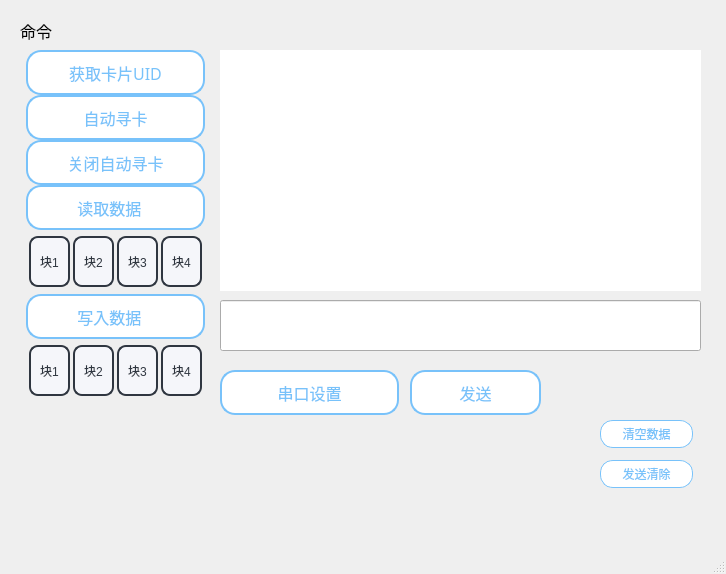
<?xml version="1.0" encoding="UTF-8"?>
<ui version="4.0">
 <class>MainWindow</class>
 <widget class="QMainWindow" name="MainWindow">
  <property name="geometry">
   <rect>
    <x>0</x>
    <y>0</y>
    <width>726</width>
    <height>574</height>
   </rect>
  </property>
  <property name="windowTitle">
   <string>MainWindow</string>
  </property>
  <property name="styleSheet">
   <string notr="true"/>
  </property>
  <property name="iconSize">
   <size>
    <width>24</width>
    <height>24</height>
   </size>
  </property>
  <widget class="QWidget" name="centralwidget">
   <widget class="QLineEdit" name="lineEdit">
    <property name="geometry">
     <rect>
      <x>220</x>
      <y>300</y>
      <width>481</width>
      <height>51</height>
     </rect>
    </property>
    <property name="font">
     <font>
      <family>A-OTF Ryumin Pr5 B-KL</family>
      <pointsize>12</pointsize>
      <weight>75</weight>
      <bold>true</bold>
     </font>
    </property>
    <property name="styleSheet">
     <string notr="true"/>
    </property>
    <property name="text">
     <string/>
    </property>
   </widget>
   <widget class="QTextEdit" name="textEdit">
    <property name="geometry">
     <rect>
      <x>220</x>
      <y>50</y>
      <width>481</width>
      <height>241</height>
     </rect>
    </property>
    <property name="styleSheet">
     <string notr="true"> border-radius: 30px;
</string>
    </property>
   </widget>
   <widget class="QScrollArea" name="scrollArea">
    <property name="geometry">
     <rect>
      <x>20</x>
      <y>50</y>
      <width>191</width>
      <height>371</height>
     </rect>
    </property>
    <property name="styleSheet">
     <string notr="true"> border-radius: 30px;</string>
    </property>
    <property name="verticalScrollBarPolicy">
     <enum>Qt::ScrollBarAsNeeded</enum>
    </property>
    <property name="widgetResizable">
     <bool>true</bool>
    </property>
    <property name="alignment">
     <set>Qt::AlignHCenter|Qt::AlignTop</set>
    </property>
    <widget class="QWidget" name="scrollAreaWidgetContents">
     <property name="geometry">
      <rect>
       <x>0</x>
       <y>0</y>
       <width>191</width>
       <height>371</height>
      </rect>
     </property>
     <layout class="QVBoxLayout" name="verticalLayout_3" stretch="1,1,1,1,1,1,1">
      <property name="spacing">
       <number>0</number>
      </property>
      <property name="sizeConstraint">
       <enum>QLayout::SetFixedSize</enum>
      </property>
      <property name="leftMargin">
       <number>0</number>
      </property>
      <property name="topMargin">
       <number>0</number>
      </property>
      <property name="rightMargin">
       <number>0</number>
      </property>
      <property name="bottomMargin">
       <number>0</number>
      </property>
      <item>
       <widget class="QPushButton" name="pushButton_UID">
        <property name="minimumSize">
         <size>
          <width>179</width>
          <height>45</height>
         </size>
        </property>
        <property name="maximumSize">
         <size>
          <width>179</width>
          <height>45</height>
         </size>
        </property>
        <property name="font">
         <font>
          <family>微软雅黑 Light</family>
          <pointsize>12</pointsize>
         </font>
        </property>
        <property name="cursor">
         <cursorShape>PointingHandCursor</cursorShape>
        </property>
        <property name="toolTip">
         <string>&lt;html&gt;&lt;head/&gt;&lt;body&gt;&lt;p&gt;AA 01 01&lt;/p&gt;&lt;/body&gt;&lt;/html&gt;</string>
        </property>
        <property name="styleSheet">
         <string notr="true"> QPushButton
{
    color: #78c2fa;
    background-color: #FFFFFF;
    border-color: #78c2fa;
    border-radius: 15px;
    border-style: solid;
    border-width: 2px;
    padding: 5px;
}
QPushButton::hover
{	
    color: #FFFFFF;
    background-color: #78c2fa;
    border-color: #78c2fa;
}
QPushButton::pressed,QPushButton::checked
{
    color: #FFFFFF;
    background-color: qlineargradient(spread:pad, x1:0, y1:0, x2:0, y2:1, stop:0 #78c2fa, stop:1 #006c94);
}</string>
        </property>
        <property name="text">
         <string>获取卡片UID</string>
        </property>
       </widget>
      </item>
      <item>
       <widget class="QPushButton" name="pushButton_autoFind">
        <property name="minimumSize">
         <size>
          <width>179</width>
          <height>45</height>
         </size>
        </property>
        <property name="maximumSize">
         <size>
          <width>179</width>
          <height>45</height>
         </size>
        </property>
        <property name="font">
         <font>
          <family>微软雅黑 Light</family>
          <pointsize>12</pointsize>
         </font>
        </property>
        <property name="cursor">
         <cursorShape>PointingHandCursor</cursorShape>
        </property>
        <property name="toolTip">
         <string>&lt;html&gt;&lt;head/&gt;&lt;body&gt;&lt;p&gt;AA 04 95 FF 14 02&lt;/p&gt;&lt;/body&gt;&lt;/html&gt;</string>
        </property>
        <property name="styleSheet">
         <string notr="true"> QPushButton
{
    color: #78c2fa;
    background-color: #FFFFFF;
    border-color: #78c2fa;
    border-radius: 15px;
    border-style: solid;
    border-width: 2px;
    padding: 5px;
}
QPushButton::hover
{	
    color: #FFFFFF;
    background-color: #78c2fa;
    border-color: #78c2fa;
}
QPushButton::pressed,QPushButton::checked
{
    color: #FFFFFF;
    background-color: qlineargradient(spread:pad, x1:0, y1:0, x2:0, y2:1, stop:0 #78c2fa, stop:1 #006c94);
}</string>
        </property>
        <property name="text">
         <string>自动寻卡</string>
        </property>
        <property name="checkable">
         <bool>false</bool>
        </property>
       </widget>
      </item>
      <item>
       <widget class="QPushButton" name="pushButton_autoFind_close">
        <property name="minimumSize">
         <size>
          <width>179</width>
          <height>45</height>
         </size>
        </property>
        <property name="maximumSize">
         <size>
          <width>179</width>
          <height>45</height>
         </size>
        </property>
        <property name="font">
         <font>
          <family>微软雅黑 Light</family>
          <pointsize>12</pointsize>
         </font>
        </property>
        <property name="cursor">
         <cursorShape>PointingHandCursor</cursorShape>
        </property>
        <property name="toolTip">
         <string>&lt;html&gt;&lt;head/&gt;&lt;body&gt;&lt;p&gt;AA 04 95 00 14 02&lt;/p&gt;&lt;/body&gt;&lt;/html&gt;</string>
        </property>
        <property name="styleSheet">
         <string notr="true"> QPushButton
{
    color: #78c2fa;
    background-color: #FFFFFF;
    border-color: #78c2fa;
    border-radius: 15px;
    border-style: solid;
    border-width: 2px;
    padding: 5px;
}
QPushButton::hover
{	
    color: #FFFFFF;
    background-color: #78c2fa;
    border-color: #78c2fa;
}
QPushButton::pressed,QPushButton::checked
{
    color: #FFFFFF;
    background-color: qlineargradient(spread:pad, x1:0, y1:0, x2:0, y2:1, stop:0 #78c2fa, stop:1 #006c94);
}</string>
        </property>
        <property name="text">
         <string>关闭自动寻卡</string>
        </property>
        <property name="checkable">
         <bool>false</bool>
        </property>
       </widget>
      </item>
      <item>
       <widget class="QPushButton" name="pushButton_read">
        <property name="enabled">
         <bool>true</bool>
        </property>
        <property name="minimumSize">
         <size>
          <width>179</width>
          <height>45</height>
         </size>
        </property>
        <property name="maximumSize">
         <size>
          <width>179</width>
          <height>45</height>
         </size>
        </property>
        <property name="font">
         <font>
          <family>微软雅黑 Light</family>
          <pointsize>12</pointsize>
          <weight>50</weight>
          <bold>false</bold>
          <underline>false</underline>
          <kerning>false</kerning>
         </font>
        </property>
        <property name="cursor">
         <cursorShape>PointingHandCursor</cursorShape>
        </property>
        <property name="focusPolicy">
         <enum>Qt::StrongFocus</enum>
        </property>
        <property name="contextMenuPolicy">
         <enum>Qt::DefaultContextMenu</enum>
        </property>
        <property name="layoutDirection">
         <enum>Qt::LeftToRight</enum>
        </property>
        <property name="styleSheet">
         <string notr="true"> QPushButton
{
    color: #78c2fa;
    background-color: #FFFFFF;
    border-color: #78c2fa;
    border-radius: 15px;
    border-style: solid;
    border-width: 2px;
    padding: 5px;
}
QPushButton::hover
{	
    color: #FFFFFF;
    background-color: #78c2fa;
    border-color: #78c2fa;
}
QPushButton::pressed,QPushButton::checked
{
    color: #78c2fa;
    background-color: #FFFFFF;
	border-width: 3px;
	border-color: #006c94;
}</string>
        </property>
        <property name="text">
         <string>读取数据   </string>
        </property>
        <property name="icon">
         <iconset resource="icon.qrc">
          <normaloff>:/new/prefix1/close.png</normaloff>
          <normalon>:/new/prefix1/open.png</normalon>
          <activeoff>:/new/prefix1/close.png</activeoff>
          <activeon>:/new/prefix1/open.png</activeon>:/new/prefix1/close.png</iconset>
        </property>
        <property name="iconSize">
         <size>
          <width>46</width>
          <height>36</height>
         </size>
        </property>
        <property name="checkable">
         <bool>true</bool>
        </property>
        <property name="checked">
         <bool>false</bool>
        </property>
        <property name="autoRepeat">
         <bool>false</bool>
        </property>
        <property name="autoDefault">
         <bool>false</bool>
        </property>
        <property name="default">
         <bool>false</bool>
        </property>
        <property name="flat">
         <bool>false</bool>
        </property>
       </widget>
      </item>
      <item>
       <widget class="QWidget" name="widget_2" native="true">
        <property name="enabled">
         <bool>true</bool>
        </property>
        <property name="minimumSize">
         <size>
          <width>179</width>
          <height>64</height>
         </size>
        </property>
        <property name="maximumSize">
         <size>
          <width>179</width>
          <height>64</height>
         </size>
        </property>
        <property name="styleSheet">
         <string notr="true"/>
        </property>
        <layout class="QHBoxLayout" name="horizontalLayout">
         <property name="spacing">
          <number>0</number>
         </property>
         <property name="leftMargin">
          <number>0</number>
         </property>
         <property name="topMargin">
          <number>0</number>
         </property>
         <property name="rightMargin">
          <number>0</number>
         </property>
         <property name="bottomMargin">
          <number>0</number>
         </property>
         <item>
          <widget class="QPushButton" name="pushButton_read1">
           <property name="minimumSize">
            <size>
             <width>41</width>
             <height>51</height>
            </size>
           </property>
           <property name="maximumSize">
            <size>
             <width>41</width>
             <height>51</height>
            </size>
           </property>
           <property name="cursor">
            <cursorShape>PointingHandCursor</cursorShape>
           </property>
           <property name="toolTip">
            <string>&lt;html&gt;&lt;head/&gt;&lt;body&gt;&lt;p&gt;AA 04 02 01&lt;/p&gt;&lt;/body&gt;&lt;/html&gt;</string>
           </property>
           <property name="styleSheet">
            <string notr="true"> QPushButton
{
    color: #2f3640;
    background-color: #f5f6fa;
    border-color: #2f3640;
    border-radius: 9px;
    border-style: solid;
    border-width: 2px;
    padding: 5px;
}
QPushButton::hover
{	
    color: #FFFFFF;
    background-color: #718093;
    border-color: #2f3640;
}
QPushButton::pressed,QPushButton::checked
{
    color: #FFFFFF;
    background-color: qlineargradient(spread:pad, x1:0, y1:0, x2:0, y2:1, stop:0 #273c75, stop:1 #487eb0);
}</string>
           </property>
           <property name="text">
            <string>块1</string>
           </property>
          </widget>
         </item>
         <item>
          <widget class="QPushButton" name="pushButton_read2">
           <property name="minimumSize">
            <size>
             <width>41</width>
             <height>51</height>
            </size>
           </property>
           <property name="maximumSize">
            <size>
             <width>41</width>
             <height>51</height>
            </size>
           </property>
           <property name="cursor">
            <cursorShape>PointingHandCursor</cursorShape>
           </property>
           <property name="toolTip">
            <string>&lt;html&gt;&lt;head/&gt;&lt;body&gt;&lt;p&gt;AA 04 02 02&lt;/p&gt;&lt;/body&gt;&lt;/html&gt;</string>
           </property>
           <property name="styleSheet">
            <string notr="true"> QPushButton
{
    color: #2f3640;
    background-color: #f5f6fa;
    border-color: #2f3640;
    border-radius: 9px;
    border-style: solid;
    border-width: 2px;
    padding: 5px;
}
QPushButton::hover
{	
    color: #FFFFFF;
    background-color: #718093;
    border-color: #2f3640;
}
QPushButton::pressed,QPushButton::checked
{
    color: #FFFFFF;
    background-color: qlineargradient(spread:pad, x1:0, y1:0, x2:0, y2:1, stop:0 #273c75, stop:1 #487eb0);
}</string>
           </property>
           <property name="text">
            <string>块2</string>
           </property>
          </widget>
         </item>
         <item>
          <widget class="QPushButton" name="pushButton_read3">
           <property name="minimumSize">
            <size>
             <width>41</width>
             <height>51</height>
            </size>
           </property>
           <property name="maximumSize">
            <size>
             <width>41</width>
             <height>51</height>
            </size>
           </property>
           <property name="cursor">
            <cursorShape>PointingHandCursor</cursorShape>
           </property>
           <property name="toolTip">
            <string>&lt;html&gt;&lt;head/&gt;&lt;body&gt;&lt;p&gt;AA 04 02 03&lt;/p&gt;&lt;/body&gt;&lt;/html&gt;</string>
           </property>
           <property name="styleSheet">
            <string notr="true"> QPushButton
{
    color: #2f3640;
    background-color: #f5f6fa;
    border-color: #2f3640;
    border-radius: 9px;
    border-style: solid;
    border-width: 2px;
    padding: 5px;
}
QPushButton::hover
{	
    color: #FFFFFF;
    background-color: #718093;
    border-color: #2f3640;
}
QPushButton::pressed,QPushButton::checked
{
    color: #FFFFFF;
    background-color: qlineargradient(spread:pad, x1:0, y1:0, x2:0, y2:1, stop:0 #273c75, stop:1 #487eb0);
}</string>
           </property>
           <property name="text">
            <string>块3</string>
           </property>
          </widget>
         </item>
         <item>
          <widget class="QPushButton" name="pushButton_read4">
           <property name="minimumSize">
            <size>
             <width>41</width>
             <height>51</height>
            </size>
           </property>
           <property name="maximumSize">
            <size>
             <width>41</width>
             <height>51</height>
            </size>
           </property>
           <property name="cursor">
            <cursorShape>PointingHandCursor</cursorShape>
           </property>
           <property name="toolTip">
            <string>&lt;html&gt;&lt;head/&gt;&lt;body&gt;&lt;p&gt;AA 04 02 04&lt;/p&gt;&lt;/body&gt;&lt;/html&gt;</string>
           </property>
           <property name="styleSheet">
            <string notr="true"> QPushButton
{
    color: #2f3640;
    background-color: #f5f6fa;
    border-color: #2f3640;
    border-radius: 9px;
    border-style: solid;
    border-width: 2px;
    padding: 5px;
}
QPushButton::hover
{	
    color: #FFFFFF;
    background-color: #718093;
    border-color: #2f3640;
}
QPushButton::pressed,QPushButton::checked
{
    color: #FFFFFF;
    background-color: qlineargradient(spread:pad, x1:0, y1:0, x2:0, y2:1, stop:0 #273c75, stop:1 #487eb0);
}</string>
           </property>
           <property name="text">
            <string>块4</string>
           </property>
          </widget>
         </item>
        </layout>
       </widget>
      </item>
      <item>
       <widget class="QPushButton" name="pushButton_write">
        <property name="minimumSize">
         <size>
          <width>179</width>
          <height>45</height>
         </size>
        </property>
        <property name="maximumSize">
         <size>
          <width>179</width>
          <height>45</height>
         </size>
        </property>
        <property name="font">
         <font>
          <family>微软雅黑 Light</family>
          <pointsize>12</pointsize>
          <weight>50</weight>
          <bold>false</bold>
         </font>
        </property>
        <property name="cursor">
         <cursorShape>PointingHandCursor</cursorShape>
        </property>
        <property name="styleSheet">
         <string notr="true"> QPushButton
{
    color: #78c2fa;
    background-color: #FFFFFF;
    border-color: #78c2fa;
    border-radius: 15px;
    border-style: solid;
    border-width: 2px;
    padding: 5px;
}
QPushButton::hover
{	
    color: #FFFFFF;
    background-color: #78c2fa;
    border-color: #78c2fa;
}
QPushButton::pressed,QPushButton::checked
{
    color: #78c2fa;
    background-color: #FFFFFF;
	border-width: 3px;
	border-color: #006c94;
}</string>
        </property>
        <property name="text">
         <string>写入数据   </string>
        </property>
        <property name="icon">
         <iconset resource="icon.qrc">
          <normaloff>:/new/prefix1/close.png</normaloff>
          <activeoff>:/new/prefix1/close.png</activeoff>
          <activeon>:/new/prefix1/open.png</activeon>:/new/prefix1/close.png</iconset>
        </property>
        <property name="iconSize">
         <size>
          <width>46</width>
          <height>36</height>
         </size>
        </property>
        <property name="checkable">
         <bool>true</bool>
        </property>
        <property name="checked">
         <bool>false</bool>
        </property>
        <property name="default">
         <bool>false</bool>
        </property>
        <property name="flat">
         <bool>false</bool>
        </property>
       </widget>
      </item>
      <item>
       <widget class="QWidget" name="widget" native="true">
        <property name="minimumSize">
         <size>
          <width>179</width>
          <height>64</height>
         </size>
        </property>
        <property name="maximumSize">
         <size>
          <width>179</width>
          <height>64</height>
         </size>
        </property>
        <property name="styleSheet">
         <string notr="true"/>
        </property>
        <layout class="QHBoxLayout" name="horizontalLayout_2">
         <property name="spacing">
          <number>0</number>
         </property>
         <property name="leftMargin">
          <number>0</number>
         </property>
         <property name="topMargin">
          <number>0</number>
         </property>
         <property name="rightMargin">
          <number>0</number>
         </property>
         <property name="bottomMargin">
          <number>0</number>
         </property>
         <item>
          <widget class="QPushButton" name="pushButton_write1">
           <property name="minimumSize">
            <size>
             <width>41</width>
             <height>51</height>
            </size>
           </property>
           <property name="maximumSize">
            <size>
             <width>41</width>
             <height>51</height>
            </size>
           </property>
           <property name="cursor">
            <cursorShape>PointingHandCursor</cursorShape>
           </property>
           <property name="toolTip">
            <string>&lt;html&gt;&lt;head/&gt;&lt;body&gt;&lt;p&gt;AA 12 05 01&lt;/p&gt;&lt;/body&gt;&lt;/html&gt;</string>
           </property>
           <property name="styleSheet">
            <string notr="true"> QPushButton
{
    color: #2f3640;
    background-color: #f5f6fa;
    border-color: #2f3640;
    border-radius: 9px;
    border-style: solid;
    border-width: 2px;
    padding: 5px;
}
QPushButton::hover
{	
    color: #FFFFFF;
    background-color: #718093;
    border-color: #2f3640;
}
QPushButton::pressed,QPushButton::checked
{
    color: #FFFFFF;
    background-color: qlineargradient(spread:pad, x1:0, y1:0, x2:0, y2:1, stop:0 #273c75, stop:1 #487eb0);
}</string>
           </property>
           <property name="text">
            <string>块1</string>
           </property>
          </widget>
         </item>
         <item>
          <widget class="QPushButton" name="pushButton_write2">
           <property name="minimumSize">
            <size>
             <width>41</width>
             <height>51</height>
            </size>
           </property>
           <property name="maximumSize">
            <size>
             <width>41</width>
             <height>51</height>
            </size>
           </property>
           <property name="cursor">
            <cursorShape>PointingHandCursor</cursorShape>
           </property>
           <property name="toolTip">
            <string>&lt;html&gt;&lt;head/&gt;&lt;body&gt;&lt;p&gt;AA 12 05 02&lt;/p&gt;&lt;/body&gt;&lt;/html&gt;</string>
           </property>
           <property name="styleSheet">
            <string notr="true"> QPushButton
{
    color: #2f3640;
    background-color: #f5f6fa;
    border-color: #2f3640;
    border-radius: 9px;
    border-style: solid;
    border-width: 2px;
    padding: 5px;
}
QPushButton::hover
{	
    color: #FFFFFF;
    background-color: #718093;
    border-color: #2f3640;
}
QPushButton::pressed,QPushButton::checked
{
    color: #FFFFFF;
    background-color: qlineargradient(spread:pad, x1:0, y1:0, x2:0, y2:1, stop:0 #273c75, stop:1 #487eb0);
}</string>
           </property>
           <property name="text">
            <string>块2</string>
           </property>
          </widget>
         </item>
         <item>
          <widget class="QPushButton" name="pushButton_write3">
           <property name="minimumSize">
            <size>
             <width>41</width>
             <height>51</height>
            </size>
           </property>
           <property name="maximumSize">
            <size>
             <width>41</width>
             <height>51</height>
            </size>
           </property>
           <property name="cursor">
            <cursorShape>PointingHandCursor</cursorShape>
           </property>
           <property name="toolTip">
            <string>&lt;html&gt;&lt;head/&gt;&lt;body&gt;&lt;p&gt;AA 12 05 03&lt;/p&gt;&lt;/body&gt;&lt;/html&gt;</string>
           </property>
           <property name="styleSheet">
            <string notr="true"> QPushButton
{
    color: #2f3640;
    background-color: #f5f6fa;
    border-color: #2f3640;
    border-radius: 9px;
    border-style: solid;
    border-width: 2px;
    padding: 5px;
}
QPushButton::hover
{	
    color: #FFFFFF;
    background-color: #718093;
    border-color: #2f3640;
}
QPushButton::pressed,QPushButton::checked
{
    color: #FFFFFF;
    background-color: qlineargradient(spread:pad, x1:0, y1:0, x2:0, y2:1, stop:0 #273c75, stop:1 #487eb0);
}</string>
           </property>
           <property name="text">
            <string>块3</string>
           </property>
          </widget>
         </item>
         <item>
          <widget class="QPushButton" name="pushButton_write4">
           <property name="minimumSize">
            <size>
             <width>41</width>
             <height>51</height>
            </size>
           </property>
           <property name="maximumSize">
            <size>
             <width>41</width>
             <height>51</height>
            </size>
           </property>
           <property name="cursor">
            <cursorShape>PointingHandCursor</cursorShape>
           </property>
           <property name="toolTip">
            <string>&lt;html&gt;&lt;head/&gt;&lt;body&gt;&lt;p&gt;AA 12 05 04&lt;/p&gt;&lt;/body&gt;&lt;/html&gt;</string>
           </property>
           <property name="styleSheet">
            <string notr="true"> QPushButton
{
    color: #2f3640;
    background-color: #f5f6fa;
    border-color: #2f3640;
    border-radius: 9px;
    border-style: solid;
    border-width: 2px;
    padding: 5px;
}
QPushButton::hover
{	
    color: #FFFFFF;
    background-color: #718093;
    border-color: #2f3640;
}
QPushButton::pressed,QPushButton::checked
{
    color: #FFFFFF;
    background-color: qlineargradient(spread:pad, x1:0, y1:0, x2:0, y2:1, stop:0 #273c75, stop:1 #487eb0);
}</string>
           </property>
           <property name="text">
            <string>块4</string>
           </property>
          </widget>
         </item>
        </layout>
       </widget>
      </item>
     </layout>
    </widget>
   </widget>
   <widget class="QPushButton" name="pushButton_serialport_set">
    <property name="geometry">
     <rect>
      <x>220</x>
      <y>370</y>
      <width>179</width>
      <height>45</height>
     </rect>
    </property>
    <property name="minimumSize">
     <size>
      <width>179</width>
      <height>45</height>
     </size>
    </property>
    <property name="maximumSize">
     <size>
      <width>179</width>
      <height>45</height>
     </size>
    </property>
    <property name="font">
     <font>
      <family>微软雅黑 Light</family>
      <pointsize>12</pointsize>
     </font>
    </property>
    <property name="cursor">
     <cursorShape>PointingHandCursor</cursorShape>
    </property>
    <property name="styleSheet">
     <string notr="true"> QPushButton
{
    color: #78c2fa;
    background-color: #FFFFFF;
    border-color: #78c2fa;
    border-radius: 15px;
    border-style: solid;
    border-width: 2px;
    padding: 5px;
}
QPushButton::hover
{	
    color: #FFFFFF;
    background-color: #78c2fa;
    border-color: #78c2fa;
}
QPushButton::pressed,QPushButton::checked
{
    color: #FFFFFF;
    background-color: qlineargradient(spread:pad, x1:0, y1:0, x2:0, y2:1, stop:0 #78c2fa, stop:1 #006c94);
}</string>
    </property>
    <property name="text">
     <string>串口设置</string>
    </property>
   </widget>
   <widget class="QLabel" name="label">
    <property name="geometry">
     <rect>
      <x>20</x>
      <y>20</y>
      <width>81</width>
      <height>21</height>
     </rect>
    </property>
    <property name="font">
     <font>
      <family>微软雅黑</family>
      <pointsize>12</pointsize>
     </font>
    </property>
    <property name="text">
     <string>命令</string>
    </property>
   </widget>
   <widget class="QPushButton" name="pushButton_send">
    <property name="geometry">
     <rect>
      <x>410</x>
      <y>370</y>
      <width>131</width>
      <height>45</height>
     </rect>
    </property>
    <property name="font">
     <font>
      <family>微软雅黑 Light</family>
      <pointsize>12</pointsize>
      <weight>50</weight>
      <bold>false</bold>
     </font>
    </property>
    <property name="cursor">
     <cursorShape>PointingHandCursor</cursorShape>
    </property>
    <property name="styleSheet">
     <string notr="true"> QPushButton
{
    color: #78c2fa;
    background-color: #FFFFFF;
    border-color: #78c2fa;
    border-radius: 15px;
    border-style: solid;
    border-width: 2px;
    padding: 5px;
}
QPushButton::hover
{	
    color: #FFFFFF;
    background-color: #78c2fa;
    border-color: #78c2fa;
}
QPushButton::pressed,QPushButton::checked
{
    color: #FFFFFF;
    background-color: qlineargradient(spread:pad, x1:0, y1:0, x2:0, y2:1, stop:0 #78c2fa, stop:1 #006c94);
}</string>
    </property>
    <property name="text">
     <string>发送</string>
    </property>
   </widget>
   <widget class="QPushButton" name="pushButton_dataClear">
    <property name="geometry">
     <rect>
      <x>600</x>
      <y>420</y>
      <width>93</width>
      <height>28</height>
     </rect>
    </property>
    <property name="cursor">
     <cursorShape>PointingHandCursor</cursorShape>
    </property>
    <property name="styleSheet">
     <string notr="true"> QPushButton
{
    color: #78c2fa;
    background-color: #FFFFFF;
    border-color: #78c2fa;
    border-radius: 13px;
    border-style: solid;
    border-width: 1px;
    padding: 5px;
}
QPushButton::hover
{	
    color: #FFFFFF;
    background-color: #78c2fa;
    border-color: #78c2fa;
}
QPushButton::pressed,QPushButton::checked
{
    color: #FFFFFF;
    background-color: qlineargradient(spread:pad, x1:0, y1:0, x2:0, y2:1, stop:0 #78c2fa, stop:1 #006c94);
}</string>
    </property>
    <property name="text">
     <string>清空数据</string>
    </property>
   </widget>
   <widget class="QPushButton" name="pushButton_sendClear">
    <property name="geometry">
     <rect>
      <x>600</x>
      <y>460</y>
      <width>93</width>
      <height>28</height>
     </rect>
    </property>
    <property name="cursor">
     <cursorShape>PointingHandCursor</cursorShape>
    </property>
    <property name="styleSheet">
     <string notr="true"> QPushButton
{
    color: #78c2fa;
    background-color: #FFFFFF;
    border-color: #78c2fa;
    border-radius: 13px;
    border-style: solid;
    border-width: 1px;
    padding: 5px;
}
QPushButton::hover
{	
    color: #FFFFFF;
    background-color: #78c2fa;
    border-color: #78c2fa;
}
QPushButton::pressed,QPushButton::checked
{
    color: #FFFFFF;
    background-color: qlineargradient(spread:pad, x1:0, y1:0, x2:0, y2:1, stop:0 #78c2fa, stop:1 #006c94);
}</string>
    </property>
    <property name="text">
     <string>发送清除</string>
    </property>
   </widget>
  </widget>
  <widget class="QMenuBar" name="menubar">
   <property name="geometry">
    <rect>
     <x>0</x>
     <y>0</y>
     <width>726</width>
     <height>26</height>
    </rect>
   </property>
  </widget>
  <widget class="QStatusBar" name="statusbar"/>
 </widget>
 <resources>
  <include location="icon.qrc"/>
 </resources>
 <connections/>
</ui>
